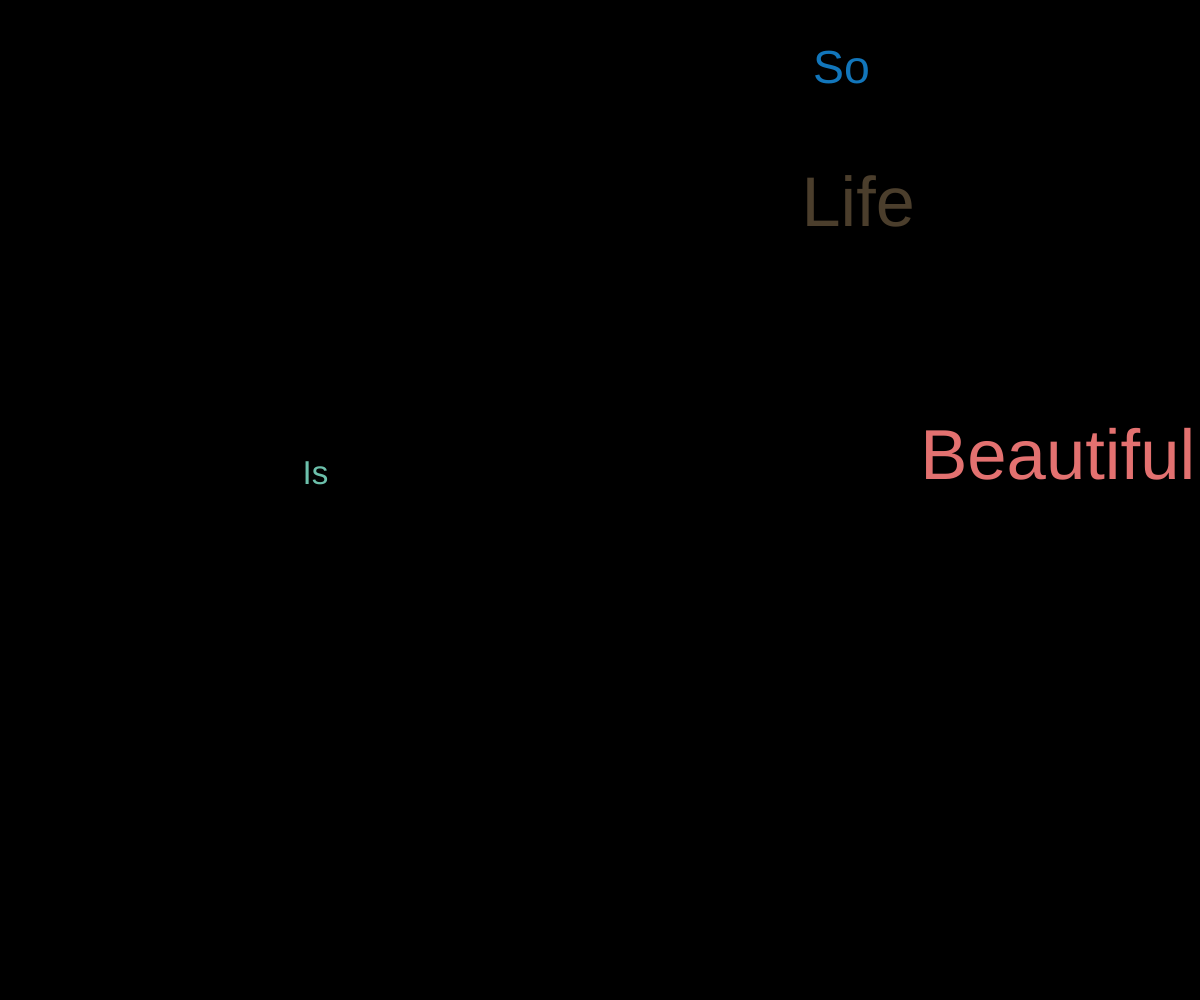
Frame 1 (no input)
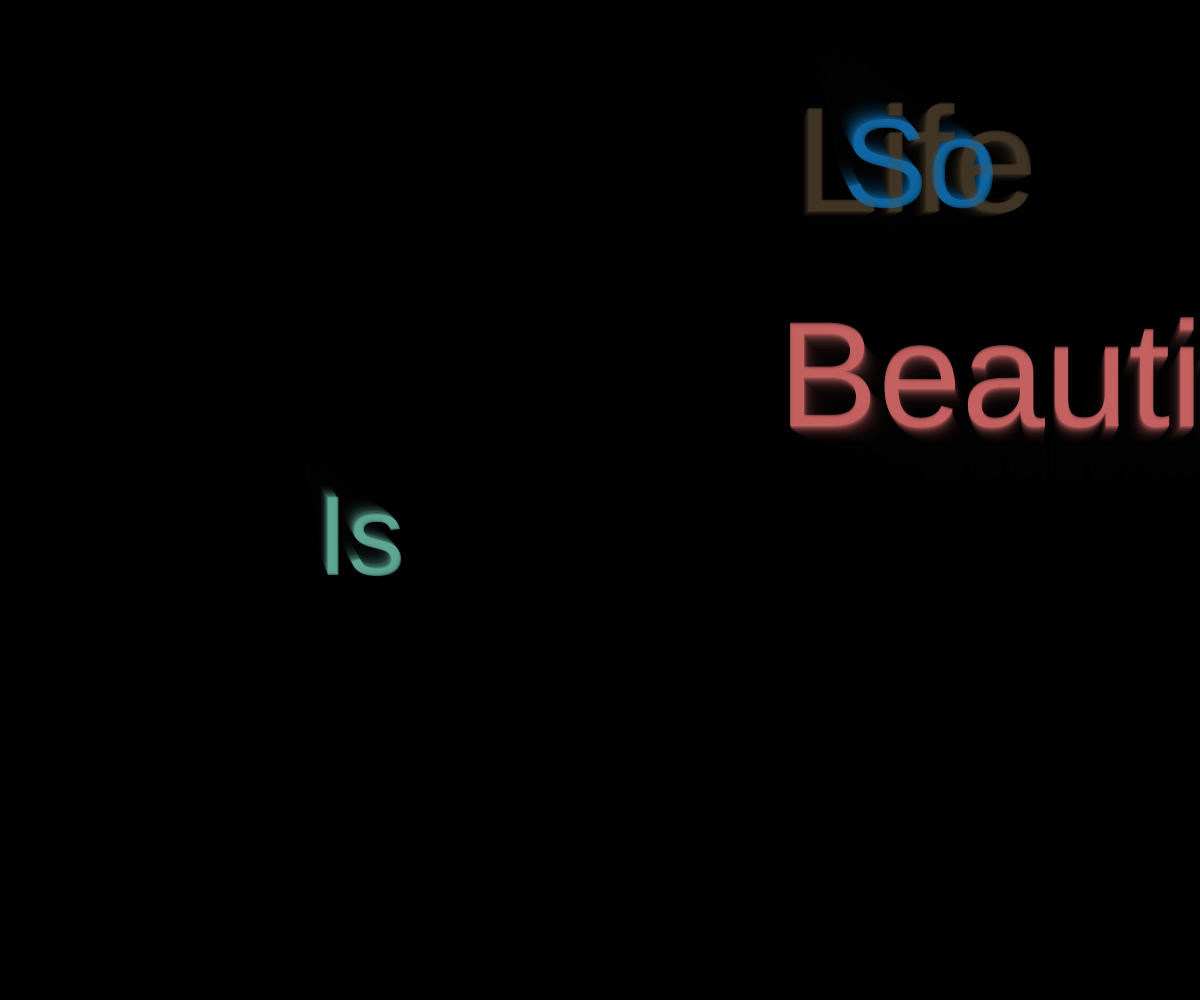
Frame 60 (no input)
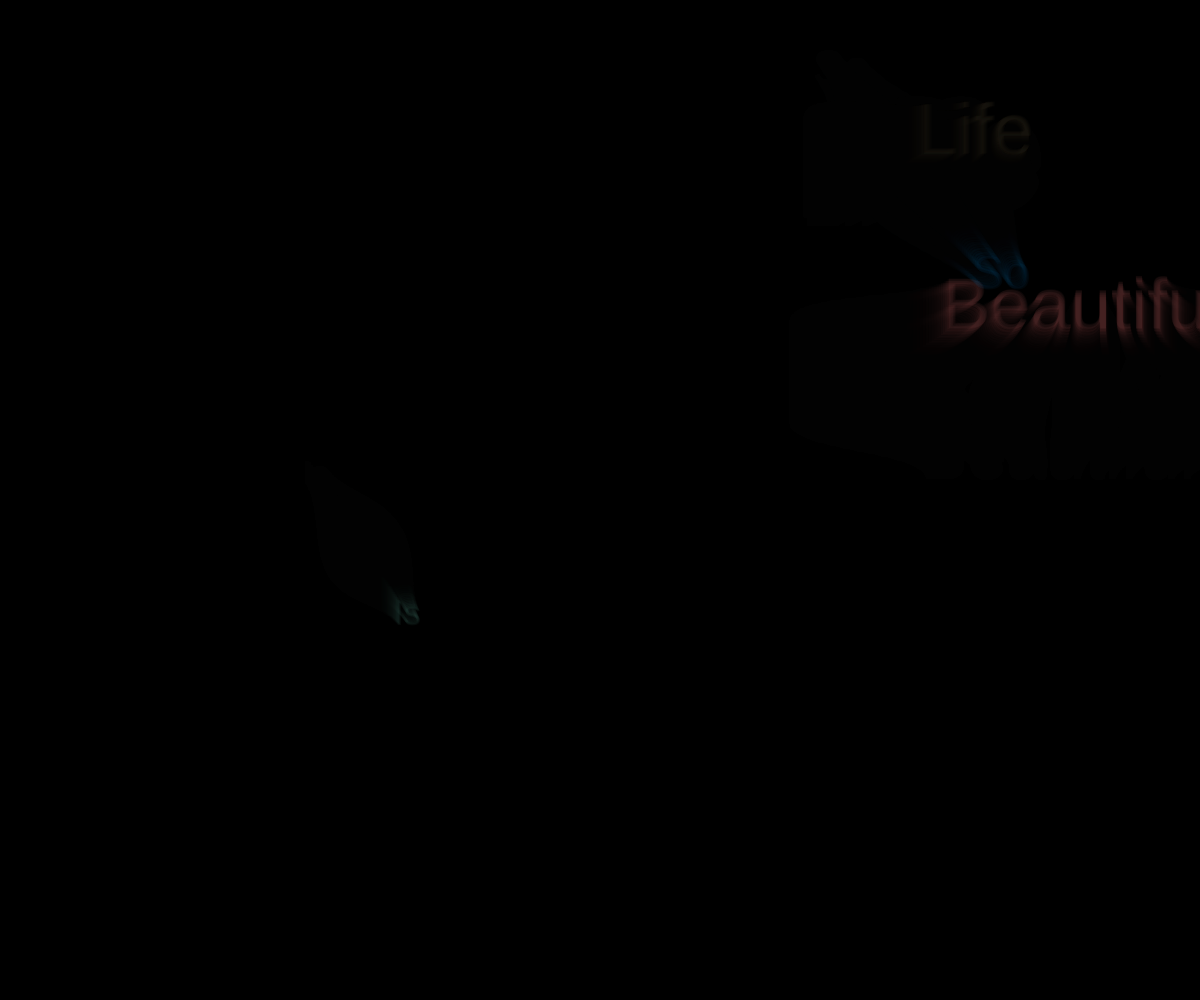
Frame 120 (the mouse pressed at the canvas centre since frame 60)

The p5.js sketch that drew these frames (run headless with seeded random() and noise() and a simulated clock; from frame 60 on, the mouse is pressed at the canvas centre):

// p5.js sketch
// ── sketch.js
let words = ["Life", "Is", "So", "Beautiful"]; // Array of words
let textObjects = []; // Array to store moving text objects

function setup() {
  createCanvas(windowWidth, windowHeight); // Full-screen canvas
  background(0); // Black background

  // Create text objects with random positions and speeds
  for (let i = 0; i < words.length; i++) {
    let x = random(width);
    let y = random(height);
    let speedX = random(-2, 2); // Horizontal speed
    let speedY = random(-2, 2); // Vertical speed
    let size = random(30, 80); // Text size
    let col = color(random(255), random(255), random(255)); // Random color
    textObjects.push(new MovingText(words[i], x, y, speedX, speedY, size, col));
  }
}

function draw() {
  background(0, 50); // Slightly fade the background for trails

  // Display and update all text objects
  for (let i = 0; i < textObjects.length; i++) {
    textObjects[i].move();
    textObjects[i].display();
  }
}
function keyTyped() {
  let col = color(random(255), random(255), random(255));
  textObjects.push(new MovingText(key, random(width), random(height), random(-2, 2), random(-2, 2), random(30, 80), col));
}

// MovingText class for dynamic text
class MovingText {
  constructor(word, x, y, speedX, speedY, size, col) {
    this.word = word; // Text to display
    this.x = x;
    this.y = y;
    this.speedX = speedX; // Horizontal speed
    this.speedY = speedY; // Vertical speed
    this.size = size; // Text size
    this.col = col; // Text color
    this.alpha = 255;
  }

  // Move the text and make it bounce off walls
  move() {
    this.x += this.speedX;
    this.y += this.speedY;

    if (this.x < 0 || this.x > width) {
      this.speedX *= -1; // Bounce horizontally
    }
    if (this.y < 0 || this.y > height) {
      this.speedY *= -1; // Bounce vertically
    }
  }

  // Display the text
  display() {
    this.size = this.size + sin(frameCount * 0.05) * 2;
    this.alpha -= 2; // Slowly fade out
    this.alpha = max(this.alpha, 0); // Ensure alpha doesn't go below 0

    fill(this.col.levels[0], this.col.levels[1], this.col.levels[2], this.alpha); // Set text color
    textSize(this.size); // Set text size
    textAlign(CENTER, CENTER);
    text(this.word, this.x, this.y);
  }
}
